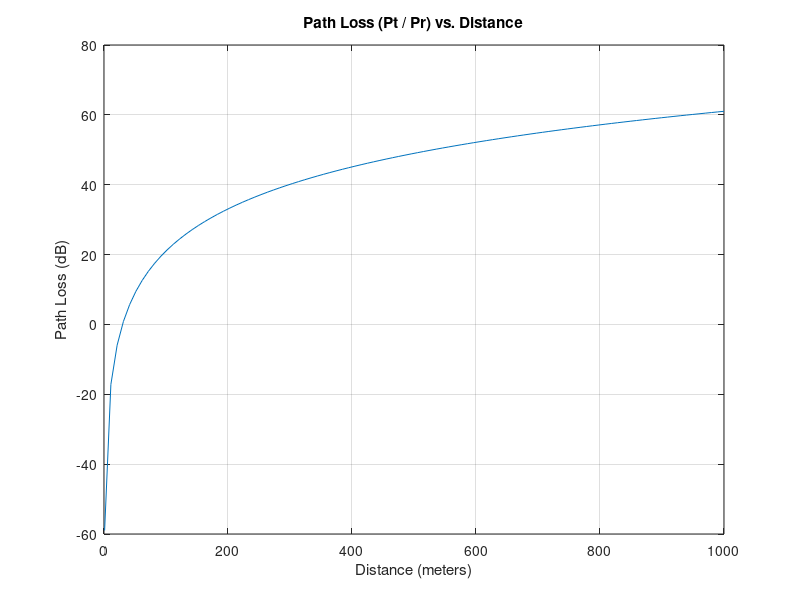

Write the MATLAB code that produced this figure.
% Constants
Pt = 1;      % Transmit power (in Watts)
Gt = 10;     % Transmit antenna gain (in dBi)
Gr = 15;     % Receive antenna gain (in dBi)
ht = 10;     % Height of transmitting antenna (in meters)
hr = 5;      % Height of receiving antenna (in meters)

% Define the distance range
d = linspace(1, 1000, 100); % Distance from 1 to 1000 meters

% Calculate the received power with simplified denominator
Pr = (Pt * 10^(Gt/10) * 10^(Gr/10) * (ht * hr)^2) ./ (d.^4);

% Calculate the path loss defined as Pt / Pr
PathLoss = Pt ./ Pr;

% Plot the path loss (Pt / Pr) vs. distance
figure;
plot(d, 10*log10(PathLoss)); % Convert path loss to dB for plotting
xlabel('Distance (meters)');
ylabel('Path Loss (dB)');
title('Path Loss (Pt / Pr) vs. Distance');
grid on;